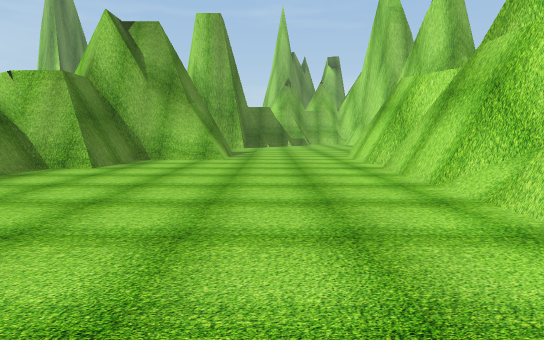
view 1 (above)

13 first-person views from a walk through a scene from a Unity 3-D project. The camera is 1.2 m above the floor, tilts 6° down and sees 75° across. The floor is counted in squares, 2 m on a side. Each view is taken from the middle of a square. On the plan, view 1 faces up. The plan holds only what a view shows up to about 10 squares ahead; the rest is blank. The place goes on beyond the plan. Some animated figures are not drawn. Some surface patterns are stand-ins.

view 2
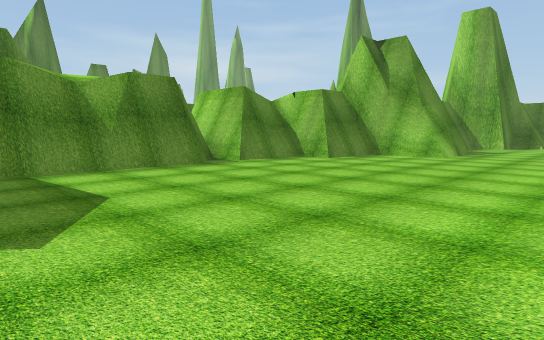

view 3
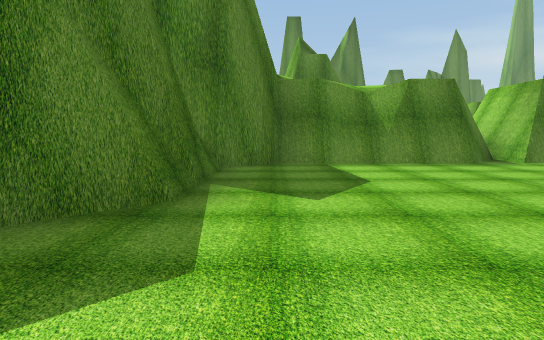

view 4
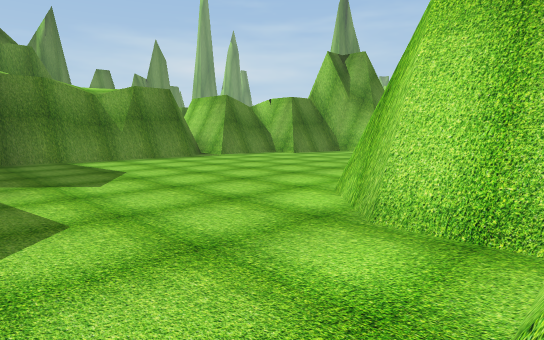

view 5
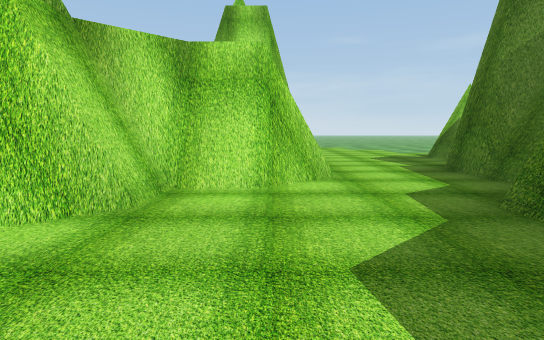

view 6
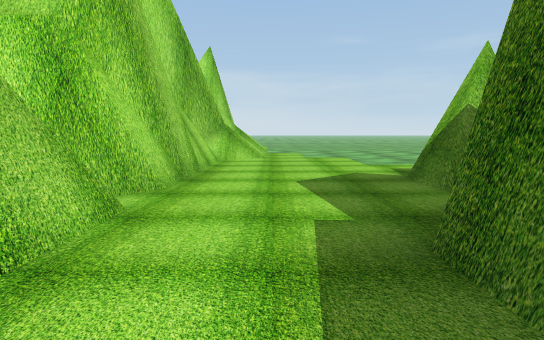

view 7
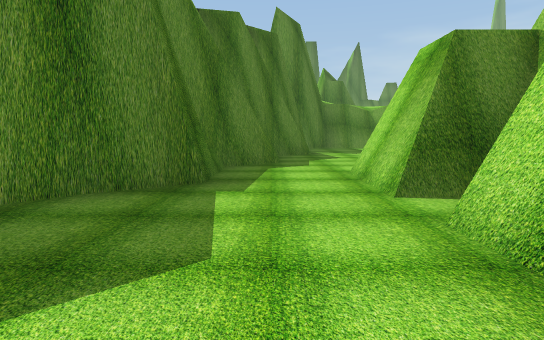

view 8
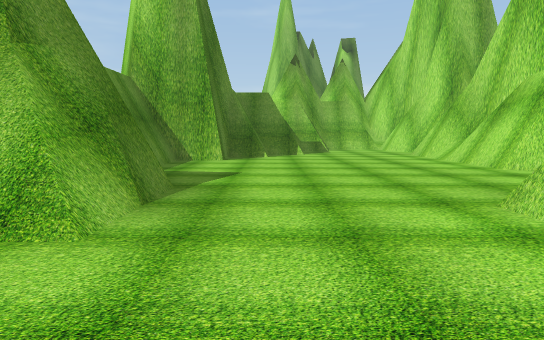

view 9
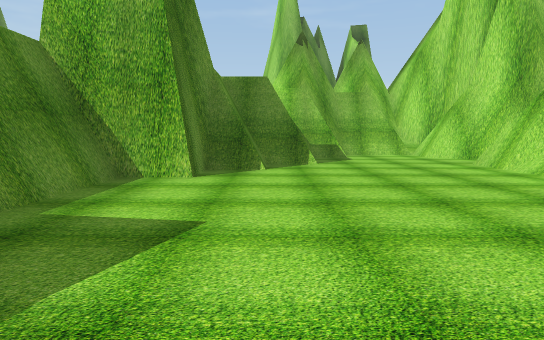

view 10
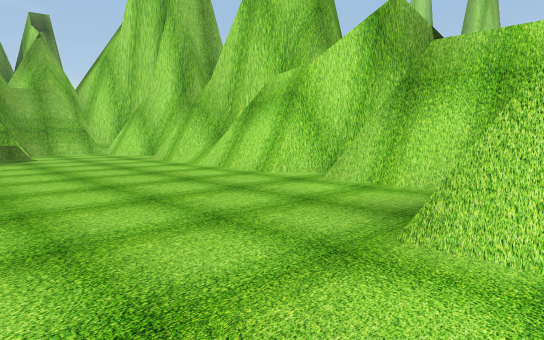

view 11
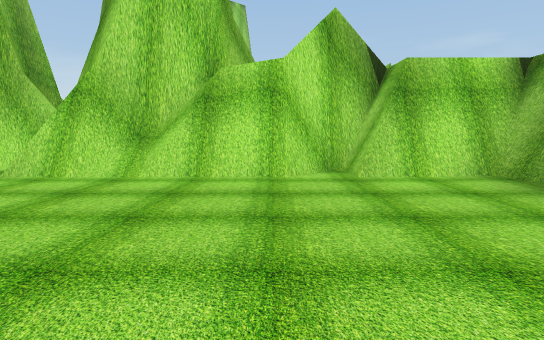

view 12
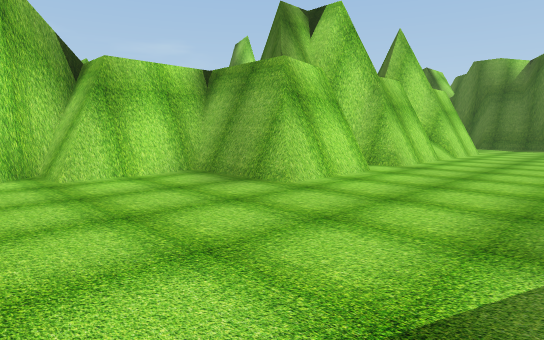

view 13
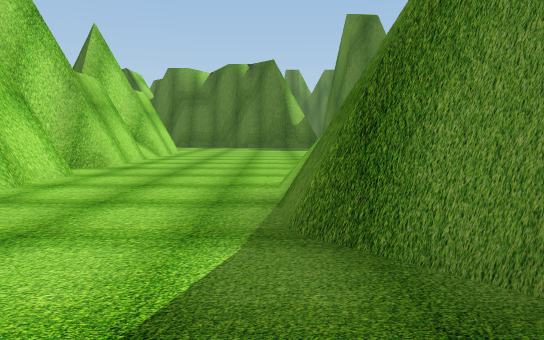

### Floor plan
Key: @ floor where view 1 was taken; # wall or solid block; . floor; / step, stairs or slope.
Columns run from 6 left of view 1 to 11 right of it. Each row starts with its distance up from view 1.
 19         ####
 18        ##.##
 17        #...##
 16      ###....#
 15      ##.../##
 14    ###..../#
 13    ##.....##
 12    ##.....##
 11     #.....##
 10     #.....##
  9     ##..###
  8   ####..###
  7   ##....##
  6  ###....##
  5 ###.....##
  4 ##......##
  3  ##.....##
  2  ##.....##
  1  ##.....###
  0  ##...@..####
 -1  ##.......########
 -2   #####....##.####
 -3       ####........
 -4          ####.....
 -5             ####..

Positions as (right, up) in squares from view 1, and headings:
1: (0, 0), facing up
2: (2, -1), facing up-left
3: (3, -1), facing left
4: (4, -2), facing up-left
5: (0, -1), facing right
6: (4, -3), facing right
7: (10, -3), facing left
8: (0, 6), facing up
9: (0, 9), facing up
10: (0, 8), facing up-right
11: (-1, 12), facing right
12: (-1, 12), facing down-right
13: (-1, 12), facing down
